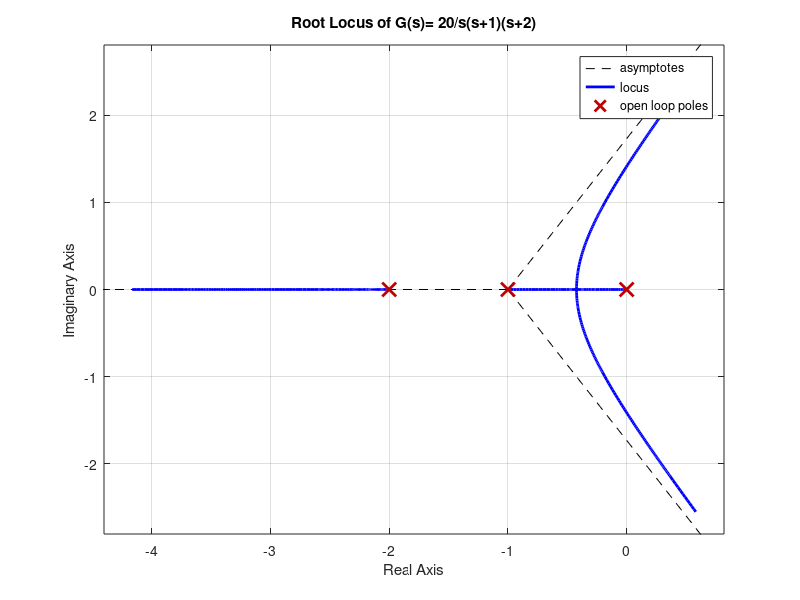

Recreate this plot in MATLAB.
% @author: shohanursobuj
clc;
clear all;
close all;
num = [0 0 0 20];
den = [1 3 2 0];
g = tf(num,den);
rlocus(g);
grid on;
title('Root Locus of G(s)= 20/s(s+1)(s+2)');
